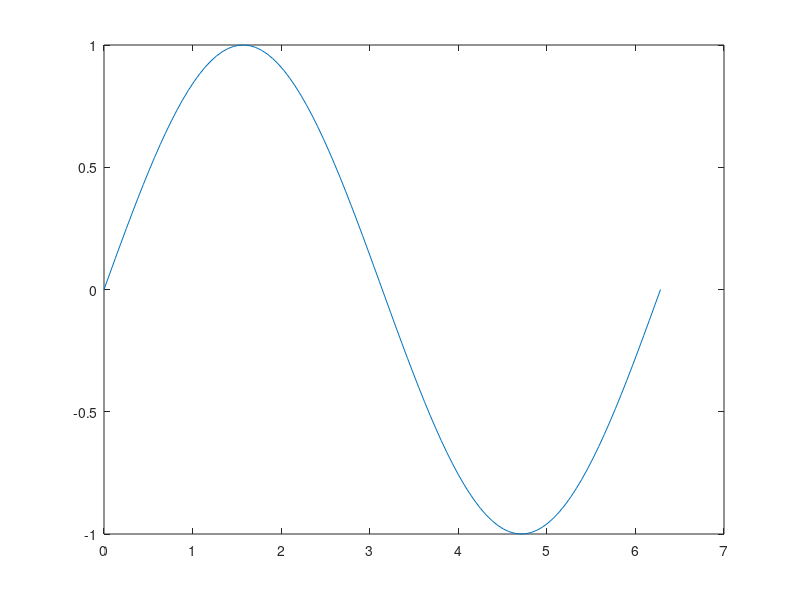
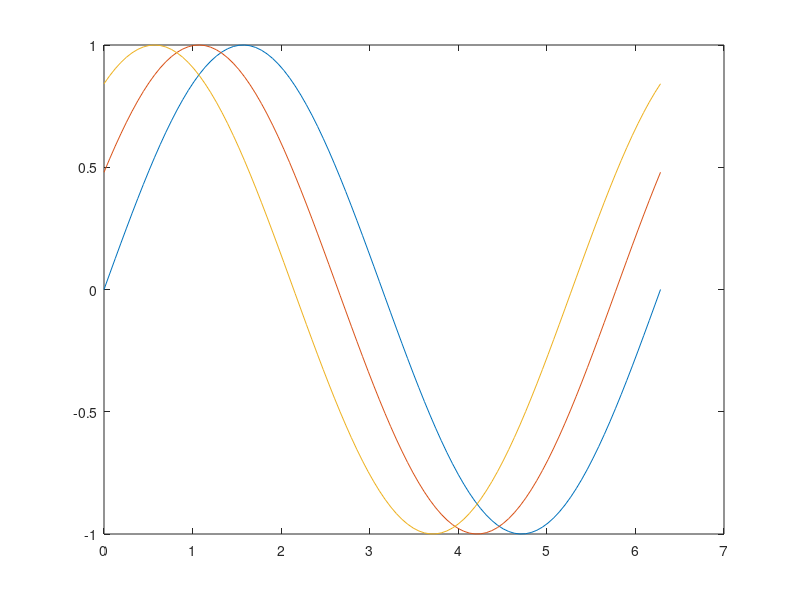
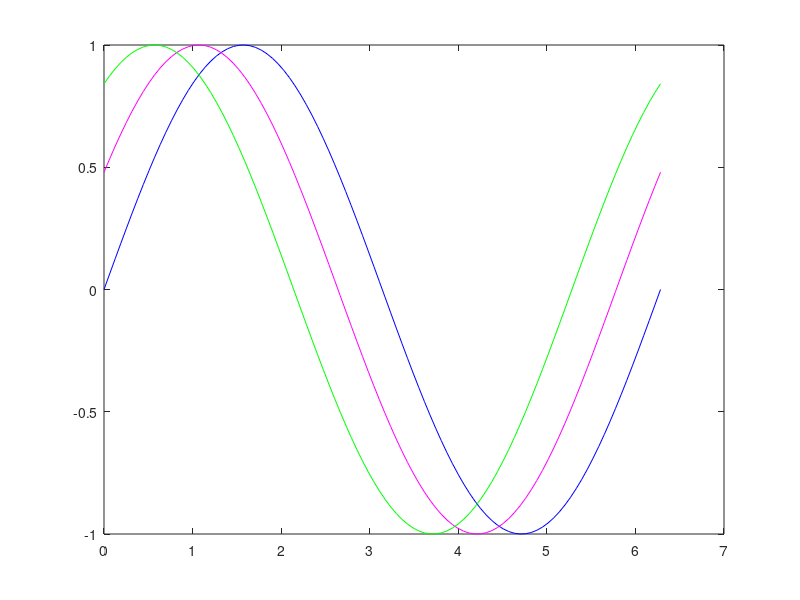
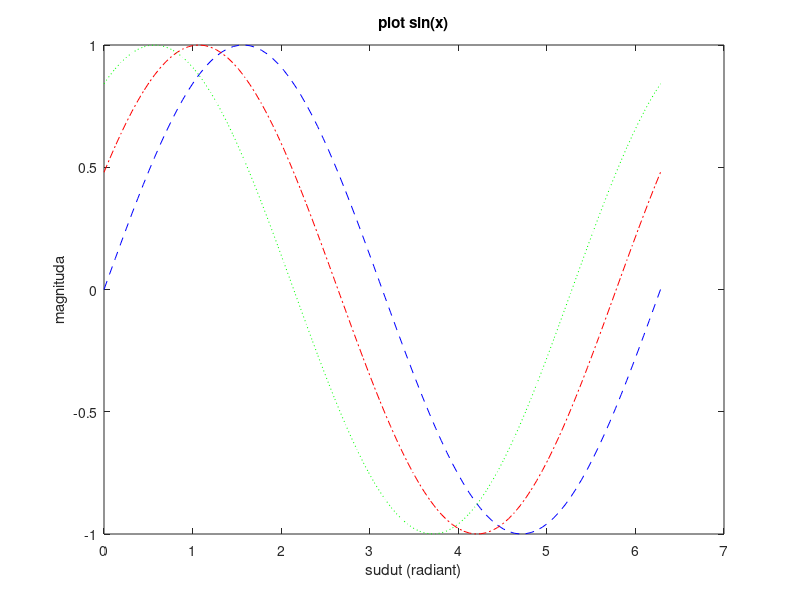

Reproduce these figures in MATLAB, in order.
clear
clc

x = linspace(0,2*pi,100);
y1 = sin(x);
y2 = sin(x+0.5);
y3 = sin(x +1);

figure(1);
plot(x,y1);

% plot multi lines 
figure(2);
plot(x,y1,x,y2,x,y3);

% plot multi line custome color
figure(3);
plot(x,y1,'b',x,y2,'m',x,y3,'g')

%plot multi lines warna dan tipe garis
figure(4);
plot(x,y1,'b--',x,y2,'r-.',x,y3,'g:')
title('plot sin(x)');
xlabel('sudut (radiant)');
ylabel('magnituda');

